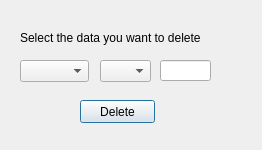
<?xml version="1.0" encoding="UTF-8"?>
<ui version="4.0">
 <class>delete_schedule</class>
 <widget class="QDialog" name="delete_schedule">
  <property name="geometry">
   <rect>
    <x>0</x>
    <y>0</y>
    <width>262</width>
    <height>150</height>
   </rect>
  </property>
  <property name="windowTitle">
   <string>Dialog</string>
  </property>
  <widget class="QComboBox" name="comboBox_WeekDay">
   <property name="geometry">
    <rect>
     <x>20</x>
     <y>60</y>
     <width>69</width>
     <height>22</height>
    </rect>
   </property>
  </widget>
  <widget class="QLineEdit" name="lineEdit_2">
   <property name="geometry">
    <rect>
     <x>160</x>
     <y>60</y>
     <width>51</width>
     <height>21</height>
    </rect>
   </property>
  </widget>
  <widget class="QLabel" name="label">
   <property name="geometry">
    <rect>
     <x>20</x>
     <y>30</y>
     <width>181</width>
     <height>16</height>
    </rect>
   </property>
   <property name="text">
    <string>Select the data you want to delete:</string>
   </property>
  </widget>
  <widget class="QPushButton" name="pushButton">
   <property name="geometry">
    <rect>
     <x>80</x>
     <y>100</y>
     <width>75</width>
     <height>23</height>
    </rect>
   </property>
   <property name="text">
    <string>Delete</string>
   </property>
  </widget>
  <widget class="QComboBox" name="comboBox_BeginTime">
   <property name="geometry">
    <rect>
     <x>100</x>
     <y>60</y>
     <width>51</width>
     <height>22</height>
    </rect>
   </property>
  </widget>
 </widget>
 <resources/>
 <connections/>
</ui>
